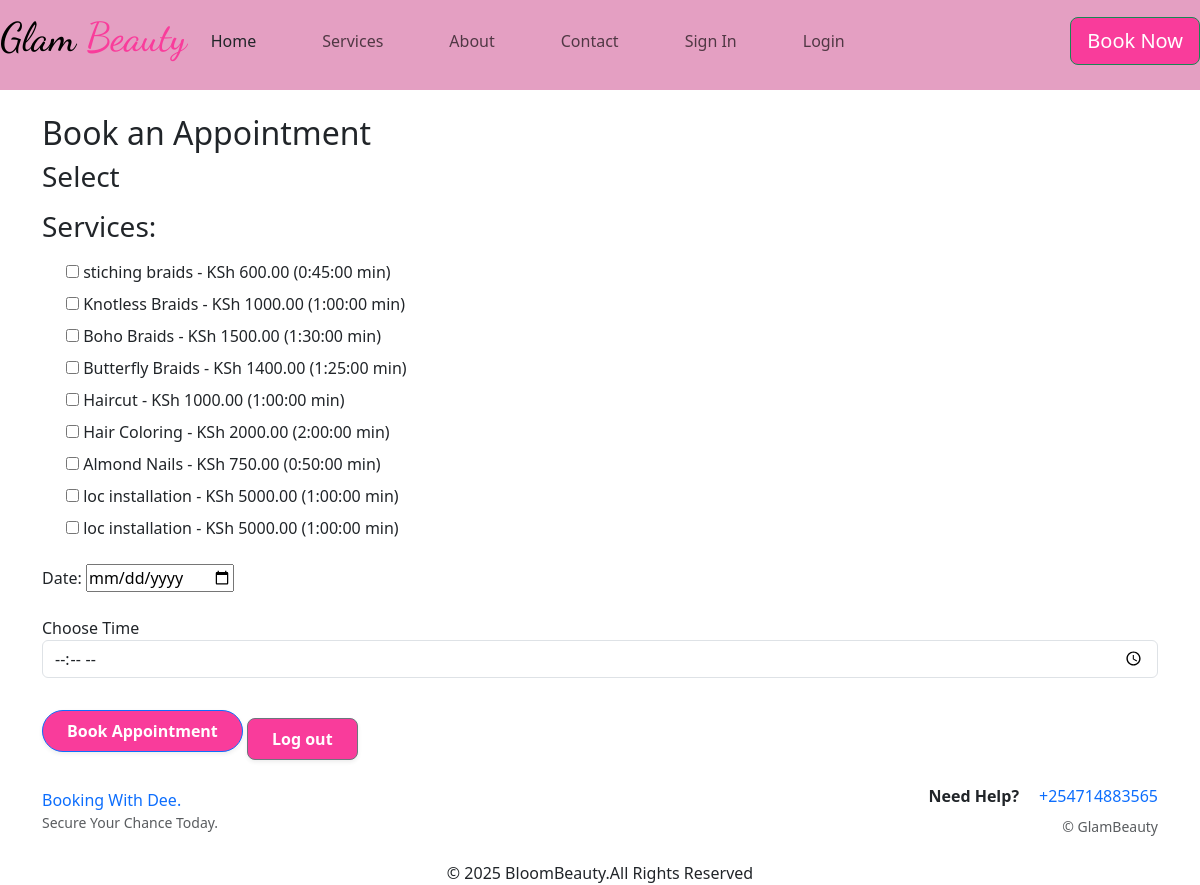
Page /book/ (signed in) on the committed database.
### cosmetics/models.py (models this page shows, shortened)
class Service(models.Model):
    CATEGORY_CHOICES = [
        ("Wig Installation", "Wig Installation"),
        ("Braided Hairstyles", "Braided Hairstyles"),
        ("Facial Services", "Facial Services"),
        ("Nail Art Design Services", "Nail Art Design Services"),
        ("Massage Services", "Massage Services"),
    ]
    name = models.CharField(max_length=200)
    description = models.TextField(null=True, blank=True)
    price = models.DecimalField(max_digits=8, decimal_places=2)
    duration = models.DurationField()
    category = models.CharField(max_length=50, choices=CATEGORY_CHOICES)
    is_active = models.BooleanField(default=False)
    image = models.ImageField(upload_to="services/", null=True, blank=True)

### cosmetics/views.py (the view, shortened to what this page needs)
# urls.py: path('book/', views.book, name='book'),
@login_required
def book(request):
    services = Service.objects.all()  # fetches all services from DB
    return render(request, "book.html", {"services": services})

### cosmetics/templates/book.html (shortened to what this page needs)
{% extends "base.html" %}
{% block content %}
<div class="container mt-4">
    <h2>Book an Appointment</h2>
  <form method="POST" action="{% url 'book' %}">
    <h3 class="mb-3"><p>Select </p>Services:</h3>
    <div class="mb-4">
    {% for service in services %}
    <div class="form-check mb-2">
        <label>
            <input type="checkbox" name="services" value="{{ service.id }}">
            {{ service.name }} - KSh {{ service.price }} ({{ service.duration }} min)
        </label><br>
    </div>
    {% endfor %}
   </div>
  <div class="mb-4">
    <label for="date">Date:</label>
    <input type="date" id="date" name="date" required><br>
    </div>
   <div class="mb-4">
        <label for="time">Choose Time</label>
        <input type="time" id="time" name="time" class="form-control" required>
    </div>
    <button  type="submit" class="btn btn-primary px-4 py-2 fw-bold shadow-sm rounded-pill">Book Appointment</button>
    <a class="btn btn-secondary px-4 py-2 fw-semibold mt-3 rounded-3 shadow-sm" href="{% url 'logout' %}">Log out</a>
</form>
</div>
<div class="container mt-4">
  <div class="row align-items-center">
    <div class="col-md-6 text-start">
      <a class="d-inline-flex flex-column gap-0 text-decoration-none">
        <span class="booking-by">Booking With Dee.</span>
        <span class="run-your-practice text-muted small">Secure Your Chance Today.</span>
      </a>
    </div>
    <div class="col-md-6 text-end">
      <div class="d-flex justify-content-center justify-content-md-end align-items-center gap-3 mb-2">
        <span class="fw-bold">Need Help?</span>
        <a href="tel:+254714883565" class="text-decoration-none d-flex align-items-center gap-1">
          +254714883565
        </a>
      </div>
      <div class="text-muted small">© GlamBeauty</div>
    </div>
  </div>
</div>
{% endblock %}

### cosmetics/static/style.css (style rules this page uses)
:root { --bs-secondary: #ff6347; --bs-secondary-bg-rgb: 255, 99, 71; }
.btn { background-color: #f93c9b; ; }

### rows in the picture
Service: name "stiching braids", price "600.00", duration "0:45:00"
Service: name "Knotless Braids", price "1000.00", duration "1:00:00"
Service: name "Boho Braids", price "1500.00", duration "1:30:00"
Service: name "Butterfly Braids", price "1400.00", duration "1:25:00"
Service: name "Haircut", price "1000.00", duration "1:00:00"
Service: name "Hair Coloring", price "2000.00", duration "2:00:00"
Service: name "Almond Nails", price "750.00", duration "0:50:00"
Service: name "loc installation", price "5000.00", duration "1:00:00"
Service: name "loc installation", price "5000.00", duration "1:00:00"
